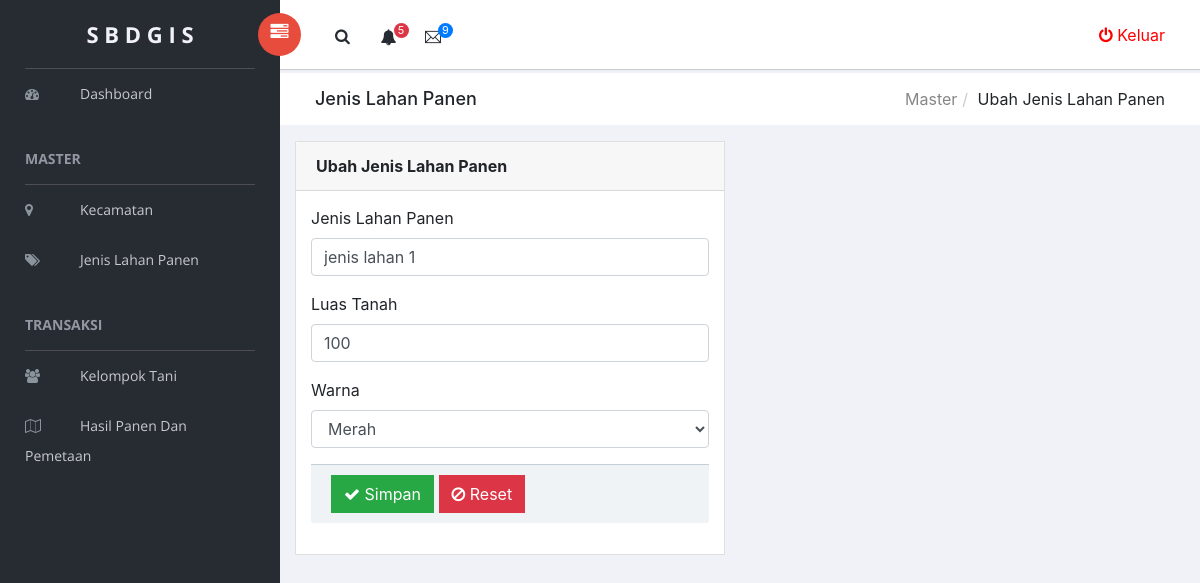
The page /app/index.php?p=edit_jenis_lahan&id_jenis_lahan=JLH1001 (signed in) on the database as committed earlier.
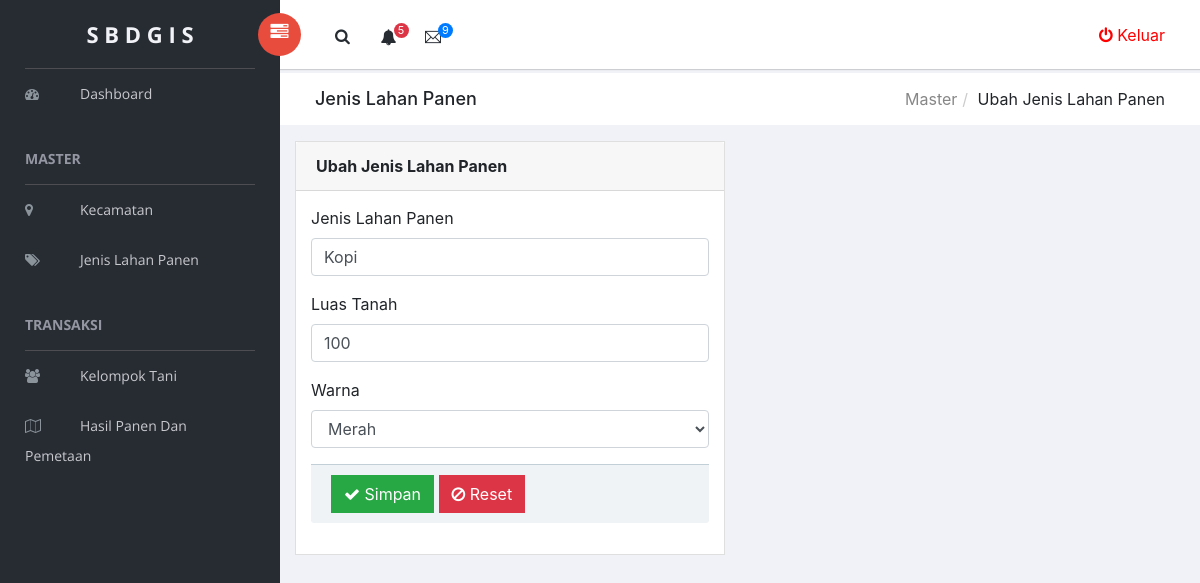
The same page on the database as committed later.
### tables this page shows
CREATE TABLE `tb_jenis_lahan` (
  `id_jenis_lahan` varchar(10) NOT NULL,
  `jenis_lahan` varchar(100) NOT NULL,
  `warna` varchar(100) NOT NULL,
  `luas_tanah` float NOT NULL
);

### app/helper/koneksi.php (called while the page is built, shortened)
<?php
class Koneksi {
	private $koneksi;
	function __construct(){
		$this->koneksi = new mysqli("localhost","root","","db_gis");
	}
	public function setQuery($sql){
		return $this->koneksi->query($sql);
	}
}
 ?>

### app/helper/crud.php (called while the page is built, shortened)
<?php
include_once 'koneksi.php';
class Crud {
	function __construct(){
		$this->koneksi = new Koneksi();
	}
	public function get($sql){
		$result = $this->koneksi->setQuery($sql);
		$data = [];
        while ($row = $result->fetch_assoc()) {
            $data[] = $row;
        }
        return $data;
	}
}
?>

### app/m_jenis_lahan/edit_form.php (the view, shortened to what this page needs)
<?php
$id_jenis_lahan = $_GET['id_jenis_lahan'];
$result = $crud->get("SELECT * FROM tb_jenis_lahan WHERE id_jenis_lahan = '$id_jenis_lahan'")[0];
?>
<div class="breadcrumbs">
    <div class="col-sm-4">
        <div class="page-header float-left">
            <div class="page-title">
                <h1>Jenis Lahan Panen</h1>
            </div>
        </div>
    </div>
    <div class="col-sm-8">
        <div class="page-header float-right">
            <div class="page-title">
                <ol class="breadcrumb text-right">
                    <li><a href="#">Master</a></li>
                    <li class="active">Ubah Jenis Lahan Panen</li>
                </ol>
            </div>
        </div>
    </div>
</div>
<div class="content mt-3">
    <div class="animated fadeIn">
        <div class="row">
            <div class="col-md-6">
                <div class="card">
                    <div class="card-header">
                        <strong>Ubah Jenis Lahan Panen</strong>
                    </div>
                    <form action="m_jenis_lahan/edit.php" method="post">
                        <div class="card-body card-block">
                            <div class="form-group">
                                <label class="form-control-label">Jenis Lahan Panen</label>
                                <input type="text" value="<?= $result['jenis_lahan']?>" name="jenis_lahan" placeholder="Jenis Lahan Panen" class="form-control" required>
                            </div>
                            <div class="form-group">
                                <label class="form-control-label">Luas Tanah</label>
                                <input type="number" value="<?= $result['luas_tanah']?>" name="luas_tanah" placeholder="Luas Tanah" class="form-control" required>
                            </div>
                            <div class="form-group">
                                <label class="form-control-label">Warna</label>
                                <select name="warna" required class="form-control">
                                    <?php
                                         $arr_warna = array(
                                                        'red'    => "Merah",
                                                        'yellow' => "Kuning",
                                                        'green'  => "Hijau",
                                            );
                                            foreach ($arr_warna as $key => $value) :
                                    ?>
                                    <option <?= $result['warna']==$key?"selected":""?> value="<?= $key ?>"> <?= $value ?> </option>
                                    <?php endforeach ?>
                                </select>
                        </div>
                        <div class="card-footer">
                            <button type="submit" name="id_jenis_lahan" value="<?= $id_jenis_lahan ?>" class="btn btn-success">
                                <i class="fa fa-check"></i> Simpan
                            </button>
                            <button type="reset" class="btn btn-danger">
                                <i class="fa fa-ban"></i> Reset
                            </button>
                        </div>
                    </form>
                </div>
            </div>
        </div>
    </div>
</div>

Rows that differ between the two databases and show on the page:
changed tb_jenis_lahan "Merah": jenis_lahan "jenis lahan 1" → "Kopi"
